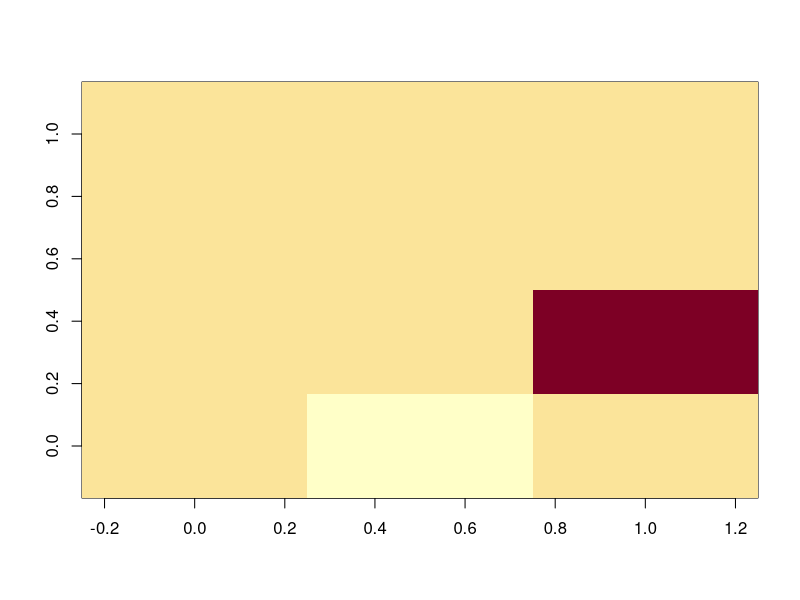
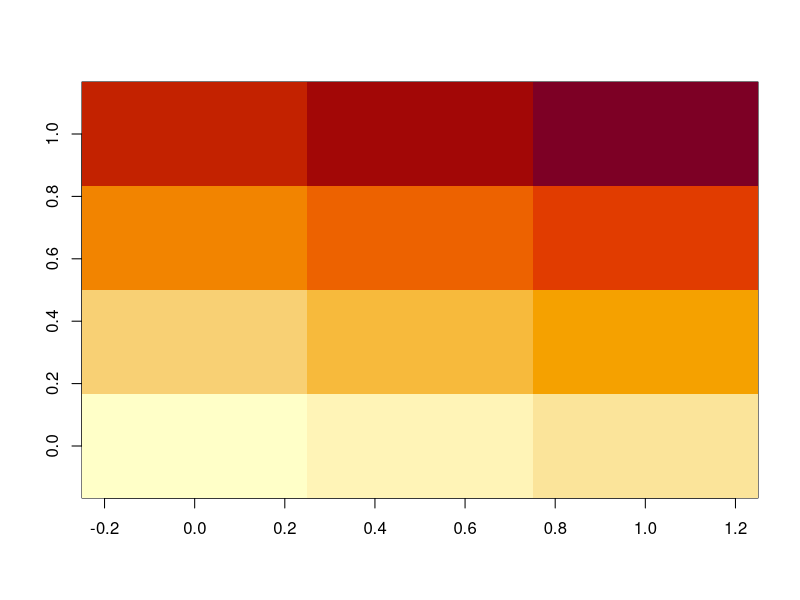
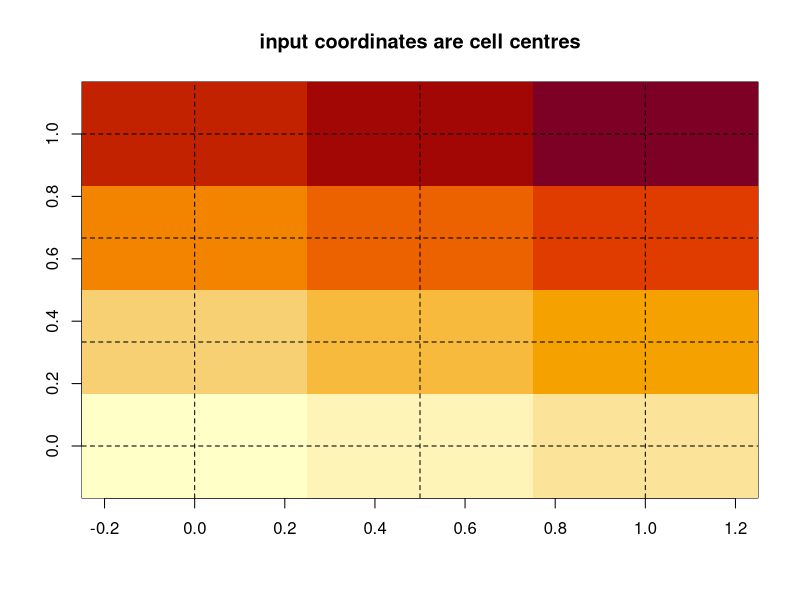
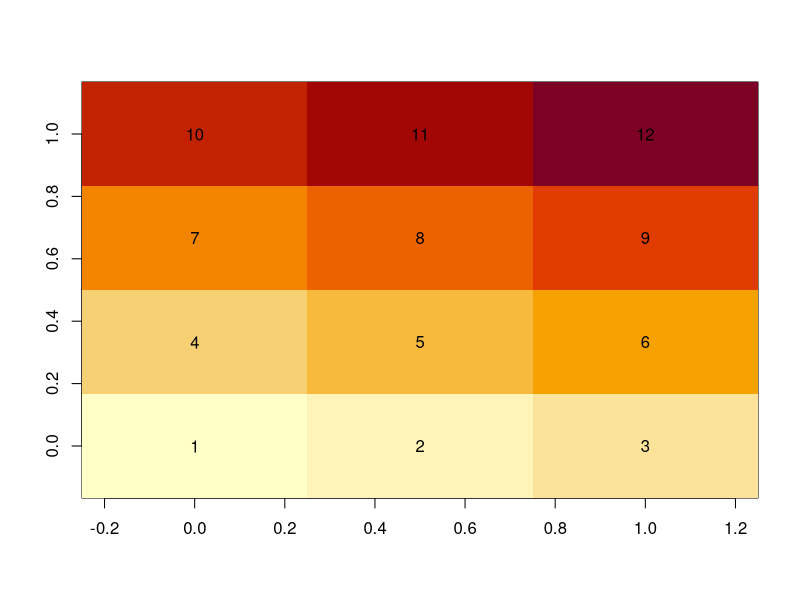
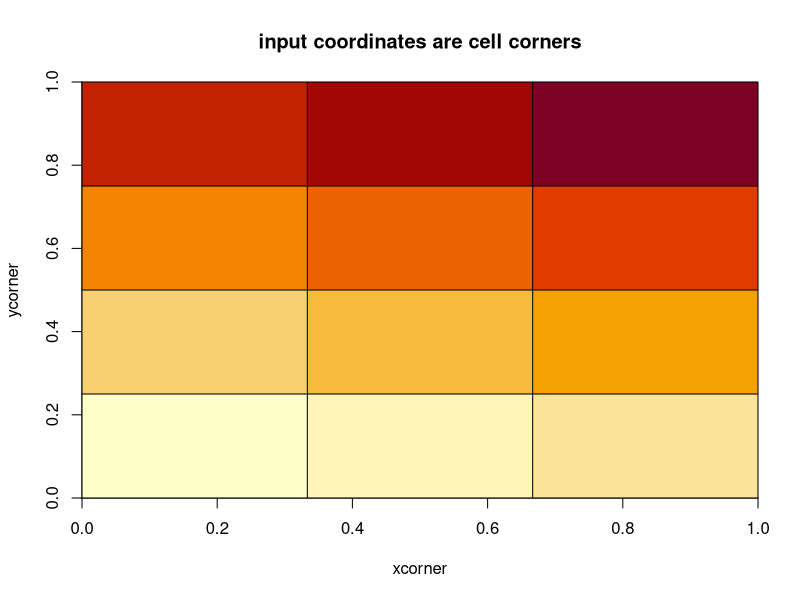
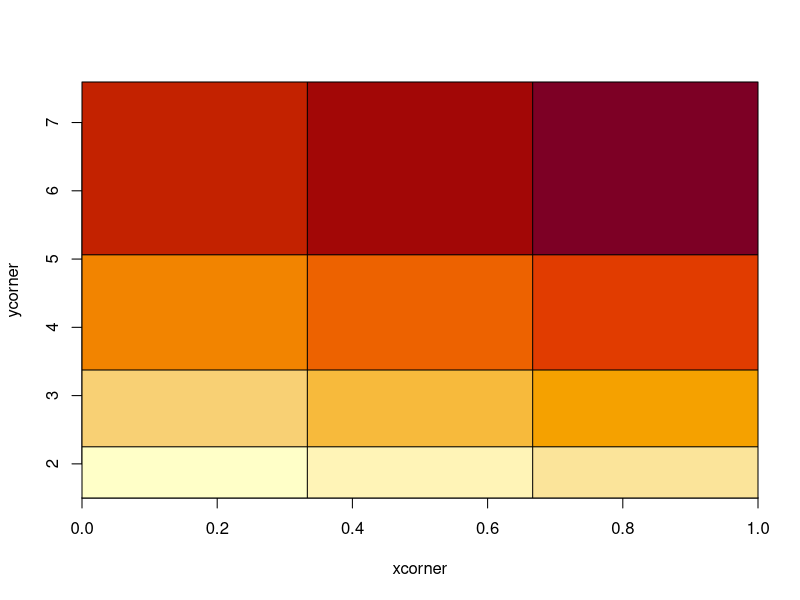
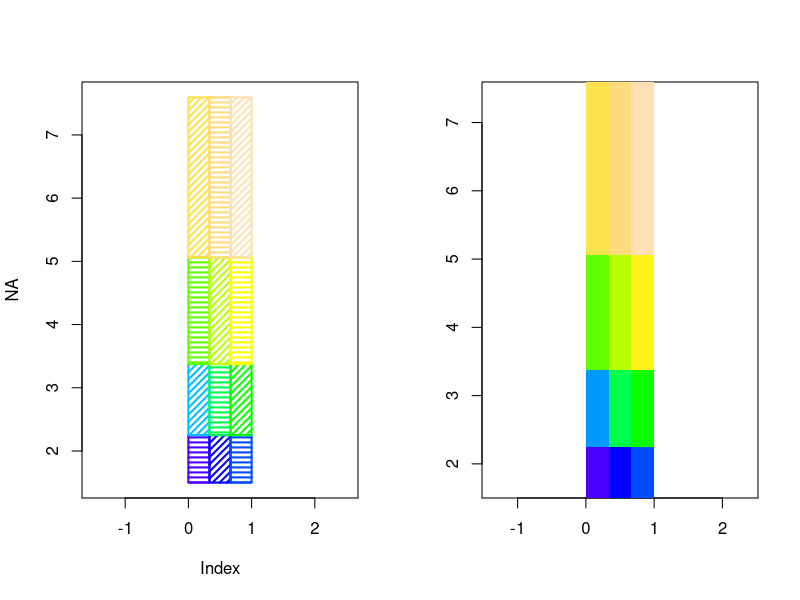
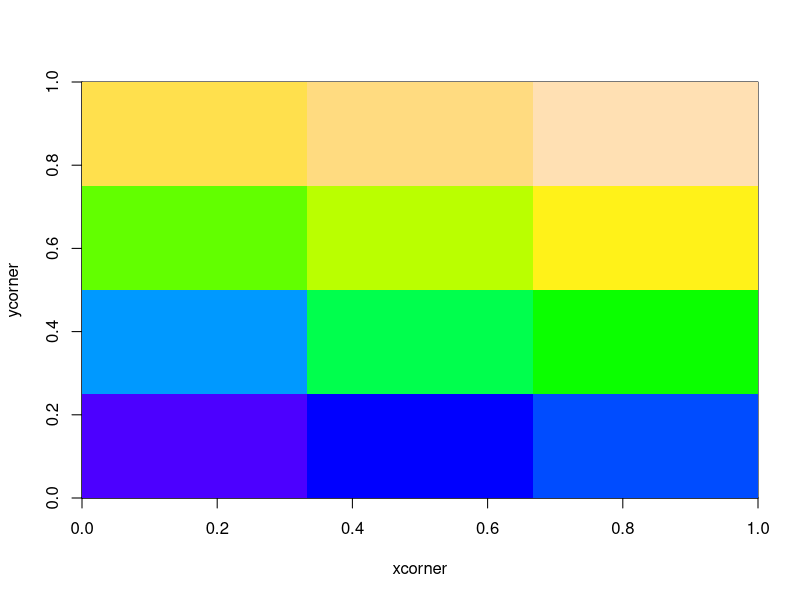

The R script that drew these images, in order:
## ---- chunk 1
(m <- matrix(1:12, nrow = 3, ncol = 4))
## ---- chunk 2
m[] <- 0
m[2, 1] <- -10
m[3, 2] <- 30
m
## ---- chunk 3
t(m[, ncol(m):1])
## ---- chunk 4
image(m)
## ---- chunk 5
m <- matrix(1:12, 3)
image(m)
## ---- chunk 6
image(m, main = "input coordinates are cell centres")
xx <- seq.int(0, 1, length.out = nrow(m))
yy <- seq.int(0, 1, length.out = ncol(m))
abline(h = yy, v = xx, lty = 2)
## ---- chunk 7
dat <- list(x = xx, y = yy, z = m)
image(dat)
text(expand.grid(xx, yy), lab = as.vector(m))
## ---- chunk 8

## points(expand.grid(xx, yy))
## ---- chunk 9
xcorner <- seq.int(0, 1, length.out = nrow(m) + 1L)
ycorner <- seq.int(0, 1, length.out = ncol(m) + 1L)
print(xcorner)
## ---- chunk 10
print(ycorner)
## ---- chunk 11
image(xcorner, ycorner, m, main = "input coordinates are cell corners")
abline(h = ycorner, v = xcorner)
## ---- chunk 12
ycorner <- 1.5^seq_along(ycorner)
image(xcorner, ycorner, m)
abline(h = ycorner, v = xcorner)
## ---- chunk 13
print(image.default)
## ---- chunk 14
op <- par(mfrow = c(1, 2))
## life is hard
cols <- topo.colors(25)
scale <- round((m - min(m))/diff(range(m)) * (length(cols) - 1) + 1)
plot(NA, type = "n", xlim = range(xcorner), ylim = range(ycorner), asp = 1)
for (i in seq_along(xcorner[-1L])) {
    for (j in seq_along(ycorner[-1L])) {
        rect(xleft = xcorner[i], ybottom = ycorner[j], xright = xcorner[i + 
            1L], ytop = ycorner[j + 1L], col = cols[scale[i, j]], angle = 45 * 
            (i + j)%%2, density = 20, lwd = 2)
    }
    
}

## life is good
image(list(x = xcorner, y = ycorner, z = m), col = topo.colors(25), asp = 1)
## ---- chunk 15

par(op)
## ---- chunk 16
m <- matrix(1:12, nrow = 3)
xcorner <- seq.int(0, 1, length.out = nrow(m) + 1L)
ycorner <- seq.int(0, 1, length.out = ncol(m) + 1L)
image(xcorner, ycorner, m, col = topo.colors(25))
